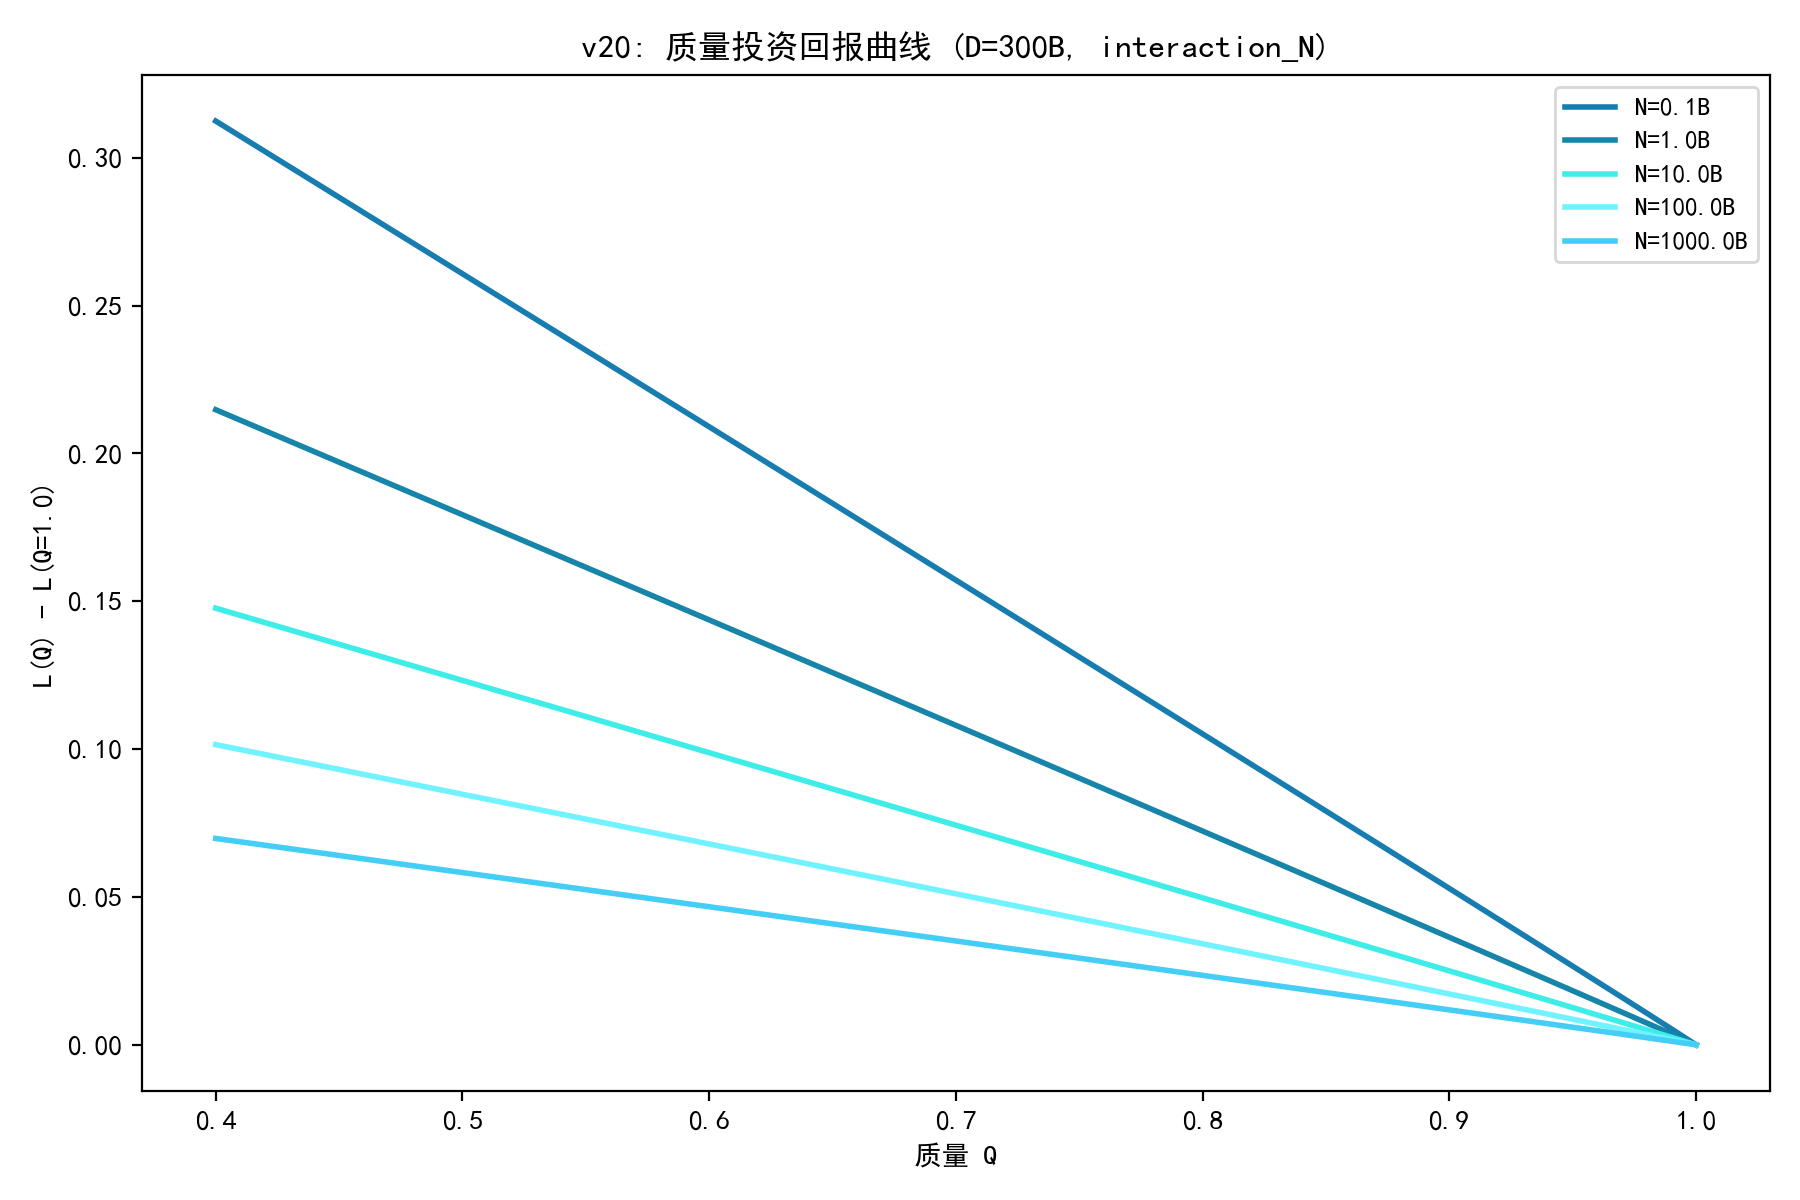

Recreate this plot in Python.
# -*- coding: utf-8 -*-
"""
v20 实验: 质量投资回报随模型规模的衰减 (interaction_N 语义可视化)
固定 D=300B, 扫 Q∈[0.4,1], 对 N∈{0.1,1,10,100,1000}B 画 L(Q) 曲线;
量化:
1) 质量全幅收益 (Q 0.4->1.0 的 dL) 随 N 的衰减 — interaction_N 的
   N^-h 项使"模型越大对质量缺口越不敏感".
2) 质量弹性 dL/dQ at Q=0.6 随 N 变化 (log-log 斜率 ≈ h).
3) 等效参数: Q 0.4->0.6 相当于参数增加多少倍, 随 N 变化.
输出: experiments/v20_p2_qreturns.png/.json/.csv
"""
import os, sys, json
import numpy as np
import pandas as pd
sys.path.insert(0, os.path.join(os.path.dirname(__file__), "..", "code"))
from p3_optimization import loss_generalized, GL
from common import BASE

EX = os.path.join(os.path.dirname(__file__))
os.makedirs(EX, exist_ok=True)

import matplotlib
matplotlib.use("Agg")
import matplotlib.pyplot as plt
import matplotlib.font_manager as fm
for _f in ("SimHei.ttf", "simsun.ttf"):
    _p = os.path.join(BASE, _f)
    if os.path.exists(_p):
        fm.fontManager.addfont(_p)
plt.rcParams["font.sans-serif"] = ["SimHei"]
plt.rcParams["axes.unicode_minus"] = False
plt.rcParams["axes.prop_cycle"] = "cycler(color=['#177cb0', '#1685a9', '#3eede7', '#70f3ff', '#44cef6', '#88ada6'])"
import plotstyle


def main():
    D = 300.0
    Ns = [0.1, 1.0, 10.0, 100.0, 1000.0]
    Qs = np.linspace(0.4, 1.0, 61)
    a = GL["a"]
    Lref = loss_generalized(1.0, D, 0.4)

    rows = []
    fig, ax = plt.subplots(figsize=(9, 6))
    for N in Ns:
        Ls = np.array([loss_generalized(N, D, Q) for Q in Qs])
        rows.append({"N": N, "L_q04": float(loss_generalized(N, D, 0.4)),
                     "L_q10": float(loss_generalized(N, D, 1.0)),
                     "gain_full": float(loss_generalized(N, D, 0.4) - loss_generalized(N, D, 1.0)),
                     "dLdQ_q06": float((loss_generalized(N, D, 0.62) - loss_generalized(N, D, 0.58)) / 0.04)})
        ax.plot(Qs, Ls - loss_generalized(N, D, 1.0), lw=2, label=f"N={N}B")
    ax.set_xlabel("质量 Q"); ax.set_ylabel("L(Q) - L(Q=1.0)")
    ax.set_title("v20: 质量投资回报曲线 (D=300B, interaction_N)")
    ax.legend(fontsize=9)
    fig.tight_layout(); fig.savefig(os.path.join(EX, "v20_p2_qreturns.png"), dpi=200); plt.close(fig)

    df = pd.DataFrame(rows)
    df.to_csv(os.path.join(EX, "v20_p2_qreturns.csv"), index=False, encoding="utf-8-sig")
    print(df.round(4).to_string(index=False))

    # 质量弹性 vs N (log-log 斜率近似 h)
    x = np.log(np.array(df["N"]))
    y = np.log(np.abs(np.array(df["dLdQ_q06"])))
    hhat = np.polyfit(x, y, 1)[0]
    print(f"\n质量弹性 dL/dQ 随 N 的 log-log 斜率 = {hhat:.3f} (理论 h={GL['h']:.3f})")

    # 等效参数节省 (Q 0.4->0.6 使 L 不变所需的模型更小): 找 N'<N 使
    # L(N',D,0.6) = L(N,D,0.4)
    eq = []
    for N in Ns:
        target = loss_generalized(N, D, 0.4)
        lo, hi = 0.001 * N, N
        for _ in range(80):
            mid = np.sqrt(lo * hi)
            if loss_generalized(mid, D, 0.6) > target:
                lo = mid
            else:
                hi = mid
        n_eq = np.sqrt(lo * hi)
        eq.append({"N": N, "N_equiv_smaller": float(n_eq),
                   "param_saving": float(N / n_eq)})
    edf = pd.DataFrame(eq)
    print("\n等效参数节省 (Q 0.4->0.6 的收益等价于可缩小模型倍数):")
    print(edf.round(3).to_string(index=False))

    out = {"dLdQ_loglog_slope": float(hhat), "h_ref": GL["h"], "curves": df.to_dict("records"),
           "equiv": edf.to_dict("records")}
    with open(os.path.join(EX, "v20_p2_qreturns.json"), "w", encoding="utf-8") as f:
        json.dump(out, f, ensure_ascii=False, indent=2)
    print("\ndone v20")


if __name__ == "__main__":
    main()
